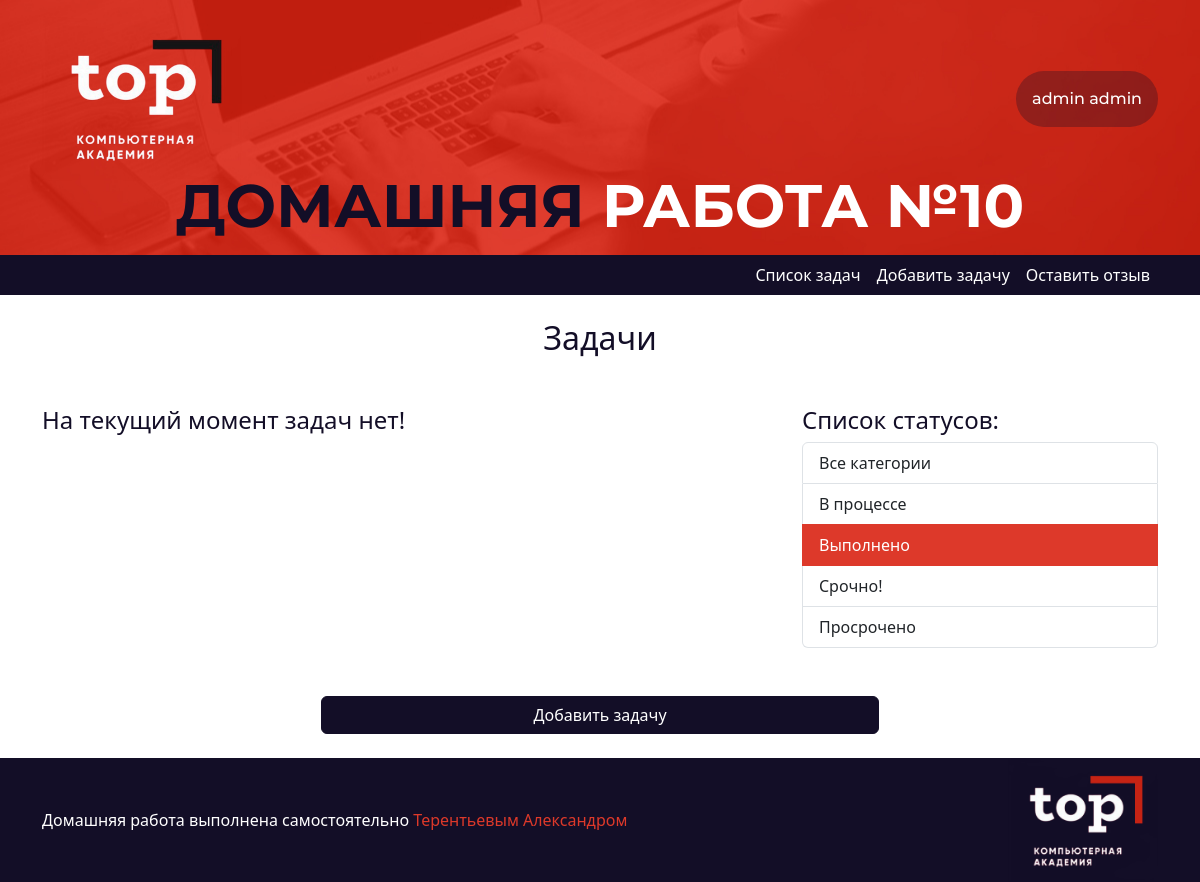
Page /?status=2 (signed in) on the earlier database version.
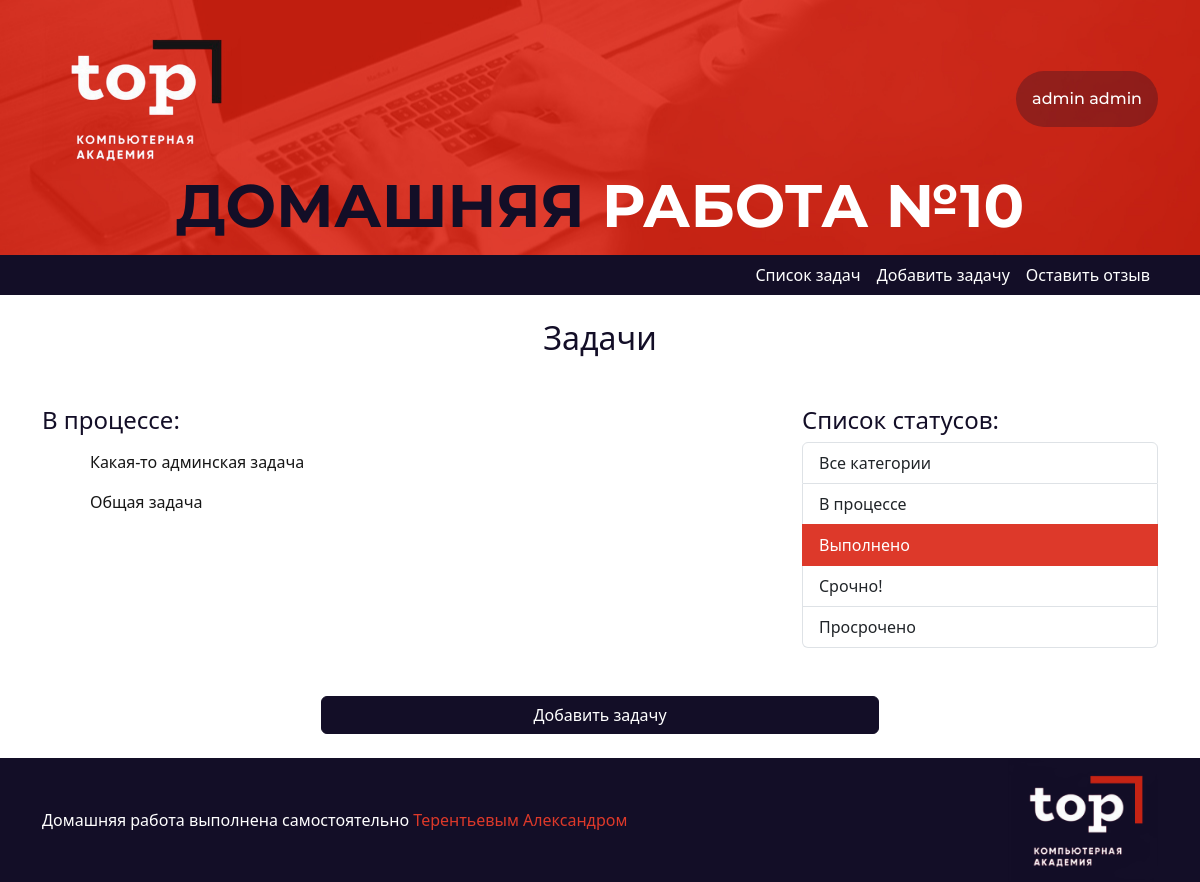
Same page on the later database version.
### core/models.py (models this page shows, shortened)
class TaskStatus(models.Model):
    status = models.CharField(max_length=128, verbose_name='Статус задачи')
    class Meta:
        verbose_name = 'Статус задачи'
        verbose_name_plural = 'Статусы задач'

class Task(models.Model):
    status = models.ForeignKey(TaskStatus,
                               blank=True,
                               null=True,
                               on_delete=models.SET_NULL,
                               related_name='tasks_status',
                               verbose_name='Статус задачи')
    task = models.TextField(max_length=1024, verbose_name='Задача')
    created_at = models.DateTimeField(auto_now_add=True)
    updated_at = models.DateTimeField(auto_now=True)
    profile_from = models.ForeignKey(Profile,
                                     related_name='tasks_from',
                                     on_delete=models.CASCADE
                                     )
    class Meta:
        verbose_name = 'Задача'
        verbose_name_plural = 'Задачи'

### core/views.py (the view)
# urls.py: path('', main, name='tasks'),
def main(request):
    all_tasks = Task.objects.all()
    all_status = TaskStatus.objects.all()
    status_tasks_dict = {}
    active_status_obj = None
    active_status_id = request.GET.get('status')
    if active_status_id:
        active_status_obj = TaskStatus.objects.get(id=active_status_id)
        all_tasks = active_status_obj.tasks_status.all()
    if request.user.is_authenticated:
        profile = request.user.profile
        all_tasks = Task.objects.filter(id__in=profile.executor_profile.values_list('task', flat=True))
    for task in all_tasks:
        status_tasks_dict.setdefault(task.status, []).append(task)
    return render(request, 'task_list.html',
                  {
                      'status_task_dict': status_tasks_dict,
                      'active_status': active_status_obj,
                      'all_statuses': all_status
                  })

### templates/task_list.html
{% extends 'base.html' %}
{% block content %}
<div class="container">
    <h2 class="text-center mb-4">Задачи</h2>
    <div class="row my-5">
        <div class="form_container col-md-8">
            <div class="tasks_container">
                {% if status_task_dict %}
                    {% for status, task_list in status_task_dict.items %}
                        <h4>{{status.status}}:</h4>
                        {% for task in task_list %}
                            <ul class="list-group list-group-flush">
                                <li class="list-group-item px-5">
                                    <a href="{% url 'task_detail' task.id %}">{{task.task}}</a>
                                </li>
                            </ul>
                        {% endfor %}
                    {% endfor %}
                {% else %}
                    <h4>На текущий момент задач нет!</h4>
                {% endif %}
            </div>
        </div>
        <div class="col-md-4">
            <div class="statuses_container">
                <h4>Список статусов:</h4>
                <div class="list-group">
                    <a href="{% url 'tasks' %}" class="list-group-item list-group-item-action">Все категории</a>
                    {% if all_statuses %}
                        {% for status in all_statuses %}
                            {% if status.id == active_status.id %}
                                <a href="?status={{ status.id }}" class="list-group-item list-group-item-action active" aria-current="true">
                                    {{ status.status }}
                                </a>
                            {% else %}
                                <a href="?status={{ status.id }}" class="list-group-item list-group-item-action">
                                    {{ status.status }}
                                </a>
                            {% endif %}
                        {% endfor %}
                    {% else %}
                        <h5>На текущий момент задач нет!</h5>
                    {% endif %}
                </div>
            </div>
        </div>
    </div>
    <div class="d-grid mt-3 col-6 mx-auto">
        <a href="{% url 'add_task' %}" class="btn btn-primary">Добавить задачу</a>
    </div>
</div>
{% endblock content %}

Differences in the rows shown:
now on one of the page's lists (row unchanged): TaskStatus: status "В процессе"
added Task: task "Какая-то админская задача", shown under TaskStatus "В процессе"
added Task: task "Общая задача", shown under TaskStatus "В процессе"
Other differences:
text no longer shown: "На текущий момент задач нет!"
